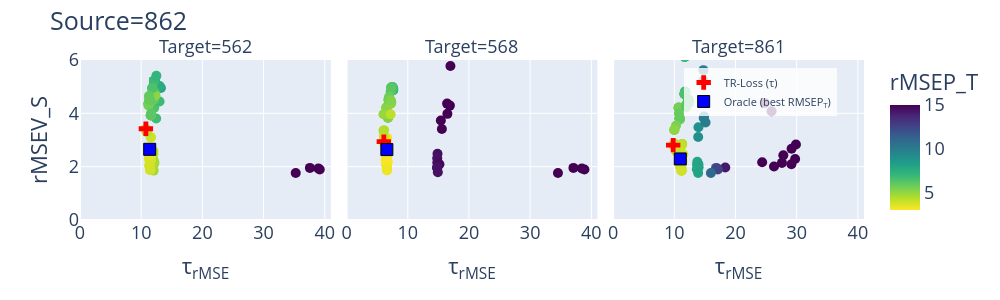

This figure's notebook cell:
### Markdown cell above
## Visualize selections

### Code cell
model_results_862 = model_results_pd.loc[model_results_pd["Source"] == "862"].copy()

fig = px.scatter(model_results_862, x="rTR_LOSS", y="rMSEV_S", color="rMSEP_T",
                 hover_data=["n_comp", "lambda_"],
                 facet_col="Target", range_color=[3, 15],
                 category_orders={"Target": ["562", "568", "861"]},
                 color_continuous_scale=px.colors.sequential.Viridis_r,
                 labels={"rTR_LOSS": "τ<sub>rMSE</sub>"})
fig.update_traces(marker=dict(size=10))

# Overlay red cross for TR_LOSS-selected model, blue square for oracle (best RMSEP_T)
for i, target_name in enumerate(["562", "568", "861"]):
    mask = model_results_862["Target"] == target_name
    subset = model_results_862.loc[mask]
    best_trloss = subset.loc[subset["RMSEV_S + TR_LOSS"].idxmin()]
    best_oracle = subset.loc[subset["RMSEP_T"].idxmin()]

    col_idx = i + 1

    # Selected model (TR_LOSS criterion)
    fig.add_trace(
        go.Scatter(
            x=[best_trloss["rTR_LOSS"]],
            y=[best_trloss["rMSEV_S"]],
            mode="markers",
            marker=dict(symbol="cross", size=12, color="red"),
            name="TR-Loss (τ)",
            legendgroup="selected",
            showlegend=(i == 0),
            hovertemplate=(f"Target={target_name}<br>"
                           f"n_comp={best_trloss['n_comp']}, λ={best_trloss['lambda_']:.1f}<br>"
                           f"rMSEP_T={best_trloss['rMSEP_T']:.2f}<extra></extra>")
        ),
        row=1, col=col_idx
    )

    # Oracle model (lowest RMSEP_T)
    fig.add_trace(
        go.Scatter(
            x=[best_oracle["rTR_LOSS"]],
            y=[best_oracle["rMSEV_S"]],
            mode="markers",
            marker=dict(symbol="square", size=12, color="blue", line=dict(width=1, color="black")),
            name="Oracle (best RMSEP<sub>T</sub>)",
            legendgroup="oracle",
            showlegend=(i == 0),
            hovertemplate=(f"Target={target_name}<br>"
                           f"n_comp={best_oracle['n_comp']}, λ={best_oracle['lambda_']:.1f}<br>"
                           f"rMSEP_T={best_oracle['rMSEP_T']:.2f}<extra></extra>")
        ),
        row=1, col=col_idx
    )

fig.update_layout(
    width=1000, height=300, font_size=18, title="Source=862",
    legend=dict(
        yanchor="top", y=0.95,
        xanchor="left", x=0.77,
        bgcolor="rgba(255,255,255,0.8)",
        font=dict(size=11)
    )
)
fig.update_xaxes(range=[0, 41])
fig.update_yaxes(range=[0, 6])
fig.show()

### Figure 1 — Plotly figure (JSON) as saved in the notebook; plotly's stock layout.template omitted (floating-point values rounded to 4 significant figures; data arrays with more than 128 entries replaced by an {"elided": "..."} marker saying what was removed)
{"data": [{"customdata": {"elided": "200x2 float values"}, "hovertemplate": "Target=562<br>τ<sub>rMSE</sub>=%{x}<br>rMSEV_S=%{y}<br>n_comp=%{customdata[0]}<br>lambda_=%{customdata[1]}<br>rMSEP_T=%{marker.color}<extra></extra>", "legendgroup": "", "marker": {"color": {"elided": "200 float values"}, "coloraxis": "coloraxis", "size": 10, "symbol": "circle"}, "mode": "markers", "name": "", "orientation": "v", "showlegend": false, "type": "scatter", "x": {"elided": "200 float values"}, "xaxis": "x", "y": {"elided": "200 float values"}, "yaxis": "y"}, {"customdata": {"elided": "200x2 float values"}, "hovertemplate": "Target=568<br>τ<sub>rMSE</sub>=%{x}<br>rMSEV_S=%{y}<br>n_comp=%{customdata[0]}<br>lambda_=%{customdata[1]}<br>rMSEP_T=%{marker.color}<extra></extra>", "legendgroup": "", "marker": {"color": {"elided": "200 float values"}, "coloraxis": "coloraxis", "size": 10, "symbol": "circle"}, "mode": "markers", "name": "", "orientation": "v", "showlegend": false, "type": "scatter", "x": {"elided": "200 float values"}, "xaxis": "x2", "y": {"elided": "200 float values"}, "yaxis": "y2"}, {"customdata": {"elided": "200x2 float values"}, "hovertemplate": "Target=861<br>τ<sub>rMSE</sub>=%{x}<br>rMSEV_S=%{y}<br>n_comp=%{customdata[0]}<br>lambda_=%{customdata[1]}<br>rMSEP_T=%{marker.color}<extra></extra>", "legendgroup": "", "marker": {"color": {"elided": "200 float values"}, "coloraxis": "coloraxis", "size": 10, "symbol": "circle"}, "mode": "markers", "name": "", "orientation": "v", "showlegend": false, "type": "scatter", "x": {"elided": "200 float values"}, "xaxis": "x3", "y": {"elided": "200 float values"}, "yaxis": "y3"}, {"hovertemplate": "Target=562<br>n_comp=19, λ=10000000000.0<br>rMSEP_T=4.50<extra></extra>", "legendgroup": "selected", "marker": {"color": "red", "size": 12, "symbol": "cross"}, "mode": "markers", "name": "TR-Loss (τ)", "showlegend": true, "type": "scatter", "x": [10.76], "xaxis": "x", "y": [3.422], "yaxis": "y"}, {"hovertemplate": "Target=562<br>n_comp=14, λ=59948425.0<br>rMSEP_T=3.32<extra></extra>", "legendgroup": "oracle", "marker": {"color": "blue", "line": {"color": "black", "width": 1}, "size": 12, "symbol": "square"}, "mode": "markers", "name": "Oracle (best RMSEP<sub>T</sub>)", "showlegend": true, "type": "scatter", "x": [11.39], "xaxis": "x", "y": [2.651], "yaxis": "y"}, {"hovertemplate": "Target=568<br>n_comp=18, λ=10000000000.0<br>rMSEP_T=3.71<extra></extra>", "legendgroup": "selected", "marker": {"color": "red", "size": 12, "symbol": "cross"}, "mode": "markers", "name": "TR-Loss (τ)", "showlegend": false, "type": "scatter", "x": [6.092], "xaxis": "x2", "y": [2.939], "yaxis": "y2"}, {"hovertemplate": "Target=568<br>n_comp=14, λ=59948425.0<br>rMSEP_T=2.91<extra></extra>", "legendgroup": "oracle", "marker": {"color": "blue", "line": {"color": "black", "width": 1}, "size": 12, "symbol": "square"}, "mode": "markers", "name": "Oracle (best RMSEP<sub>T</sub>)", "showlegend": false, "type": "scatter", "x": [6.586], "xaxis": "x2", "y": [2.641], "yaxis": "y2"}, {"hovertemplate": "Target=861<br>n_comp=17, λ=10000000000.0<br>rMSEP_T=4.17<extra></extra>", "legendgroup": "selected", "marker": {"color": "red", "size": 12, "symbol": "cross"}, "mode": "markers", "name": "TR-Loss (τ)", "showlegend": false, "type": "scatter", "x": [9.816], "xaxis": "x3", "y": [2.808], "yaxis": "y3"}, {"hovertemplate": "Target=861<br>n_comp=14, λ=59948425.0<br>rMSEP_T=3.47<extra></extra>", "legendgroup": "oracle", "marker": {"color": "blue", "line": {"color": "black", "width": 1}, "size": 12, "symbol": "square"}, "mode": "markers", "name": "Oracle (best RMSEP<sub>T</sub>)", "showlegend": false, "type": "scatter", "x": [10.98], "xaxis": "x3", "y": [2.29], "yaxis": "y3"}], "layout": {"annotations": [{"font": {}, "showarrow": false, "text": "Target=562", "x": 0.16, "xanchor": "center", "xref": "paper", "y": 1, "yanchor": "bottom", "yref": "paper"}, {"font": {}, "showarrow": false, "text": "Target=568", "x": 0.5, "xanchor": "center", "xref": "paper", "y": 1, "yanchor": "bottom", "yref": "paper"}, {"font": {}, "showarrow": false, "text": "Target=861", "x": 0.84, "xanchor": "center", "xref": "paper", "y": 1, "yanchor": "bottom", "yref": "paper"}], "coloraxis": {"cmax": 15, "cmin": 3, "colorbar": {"title": {"text": "rMSEP_T"}}, "colorscale": [[0, "#fde725"], [0.1111, "#b5de2b"], [0.2222, "#6ece58"], [0.3333, "#35b779"], [0.4444, "#1f9e89"], [0.5556, "#26828e"], [0.6667, "#31688e"], [0.7778, "#3e4989"], [0.8889, "#482878"], [1, "#440154"]]}, "font": {"size": 18}, "height": 300, "legend": {"bgcolor": "rgba(255,255,255,0.8)", "font": {"size": 11}, "tracegroupgap": 0, "x": 0.77, "xanchor": "left", "y": 0.95, "yanchor": "top"}, "margin": {"t": 60}, "title": {"text": "Source=862"}, "width": 1000, "xaxis": {"anchor": "y", "domain": [0, 0.32], "range": [0, 41], "title": {"text": "τ<sub>rMSE</sub>"}}, "xaxis2": {"anchor": "y2", "domain": [0.34, 0.66], "matches": "x", "range": [0, 41], "title": {"text": "τ<sub>rMSE</sub>"}}, "xaxis3": {"anchor": "y3", "domain": [0.68, 1.0], "matches": "x", "range": [0, 41], "title": {"text": "τ<sub>rMSE</sub>"}}, "yaxis": {"anchor": "x", "domain": [0, 1], "range": [0, 6], "title": {"text": "rMSEV_S"}}, "yaxis2": {"anchor": "x2", "domain": [0, 1], "matches": "y", "range": [0, 6], "showticklabels": false}, "yaxis3": {"anchor": "x3", "domain": [0, 1], "matches": "y", "range": [0, 6], "showticklabels": false}}}
